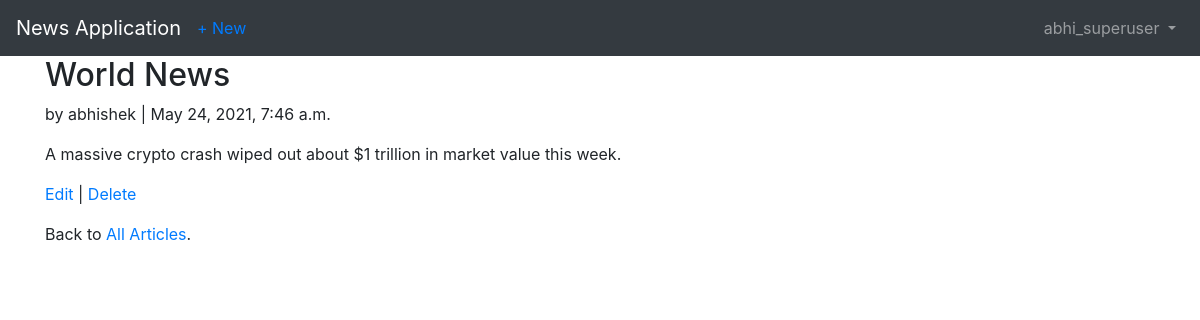
/articles/1/ (signed in), run on the app's committed database.
### users/models.py (models this page shows)
class CustomUser(AbstractUser):
	age = models.PositiveIntegerField(null=True, blank=True)

### articles/models.py (models this page shows, shortened)
class Article(models.Model):
	title = models.CharField(max_length=255)
	body = models.TextField()
	date = models.DateTimeField(auto_now_add=True)
	author = models.ForeignKey(get_user_model(), on_delete = models.CASCADE,)

### articles/views.py (the view)
# urls.py: path('<int:pk>/', ArticleDetailView.as_view(), name='article_detail'),
class ArticleDetailView(LoginRequiredMixin, DetailView):
    model = Article
    template_name = 'articles/article_detail.html'
    login_url = 'login'

### templates/articles/article_detail.html
{% extends 'users/base.html' %}
{% block content %}
  <div class="article-entry">
    <h2>{{ object.title }}</h2>
    <p>by {{ object.author }} | {{ object.date }}</p>
    <p>{{ object.body }}</p>
  </div>
  <p><a href="{% url 'article_edit' article.pk %}">Edit</a> |
    <a href="{% url 'article_delete' article.pk %}">Delete</a></p>
  <p>Back to <a href="{% url 'article_list' %}">All Articles</a>.</p>
{% endblock content %}

### templates/users/base.html (shortened to what this page needs)
<!DOCTYPE html>
<html>
<head>
  <link rel="stylesheet" href="https://stackpath.bootstrapcdn.com/bootstrap/4.5.0/css/bootstrap.min.css">
</head>
<body>
  <nav class="navbar navbar-expand-lg navbar-dark bg-dark">
    <a class="navbar-brand" href="{% url 'home' %}">News Application</a>
    {% if user.is_authenticated %}
      <ul class="navbar-nav mr-auto">
        <li class="nav-item"><a href="{% url 'article_new' %}">+ New</a></li>
      </ul>
    {% endif %}
    <div class="collapse navbar-collapse" id="navbarSupportedContent">
      {% if user.is_authenticated %}
        <ul class="navbar-nav ml-auto">
          <li class="nav-item">
            <a class="nav-link dropdown-toggle" href="#" id="navbarDropdown" role="button" data-toggle="dropdown" aria-haspopup="true" aria-expanded="false">
              {{ user.username }}
            </a>
          </li>
        </ul>
      {% endif %}
    </div>
  </nav>
  <main>
    <div class="container">
      {% block content %}
      {% endblock content %}
    </div>
  </main>
</body>
</html>

### data on the page
CustomUser: username "abhi_superuser"
Article: title "World News", author "abhishek", date "May 24, 2021, 7:46 a.m.", body "A massive crypto crash wiped out about $1 trillion in market value this week."
